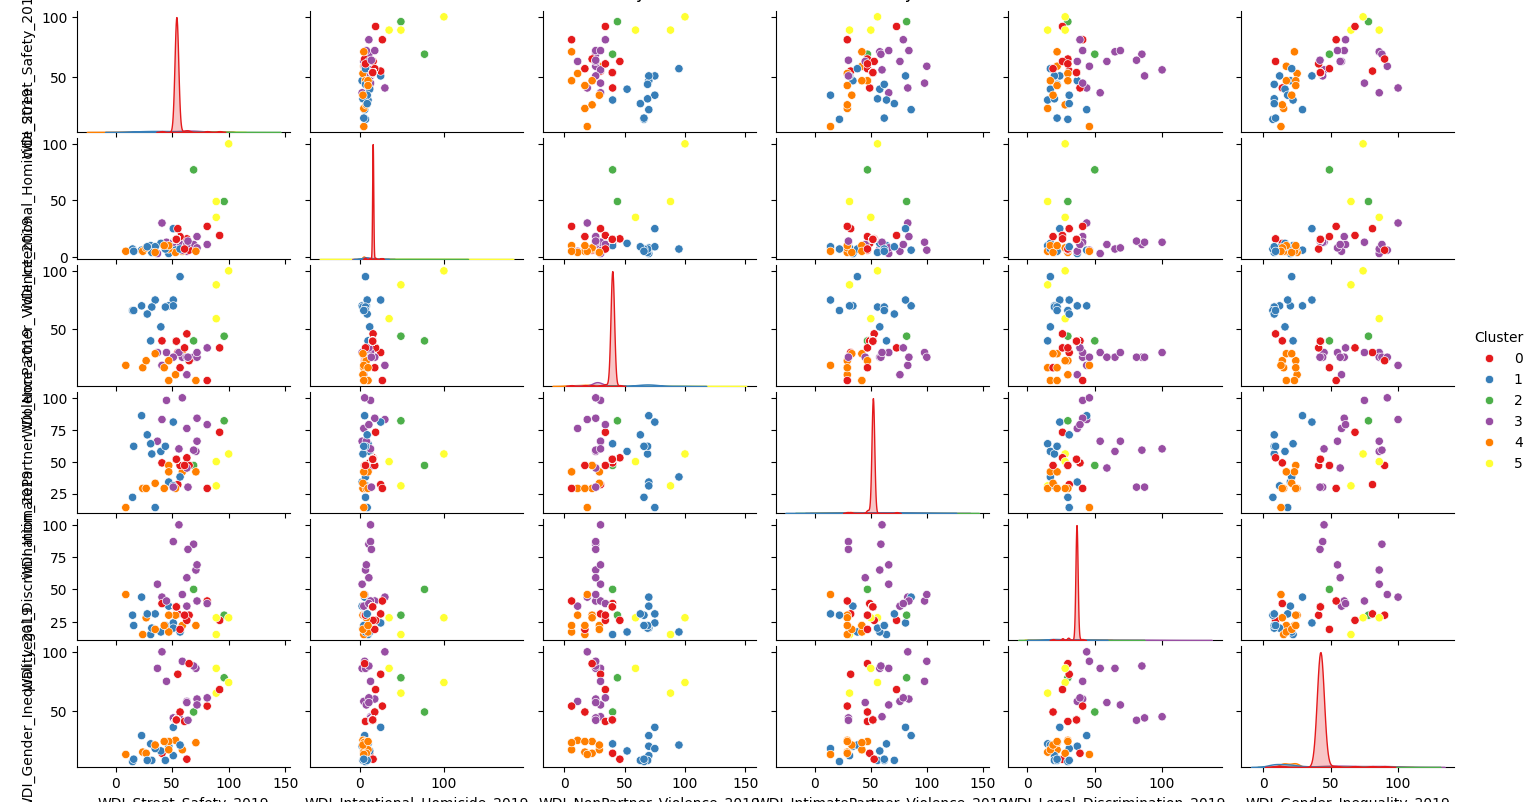

Recreate this plot in Python.
#import numpy as np # linear algebra
import pandas as pd # data processing, CSV file I/O (e.g. pd.read_csv)
from sklearn.preprocessing import StandardScaler
from sklearn.cluster import KMeans
import matplotlib.pyplot as plt
import seaborn as sns
df = pd.read_csv('data.csv')

# Check the data structure
print(df.head())
print(df.info())

# Rename columns for easier access
df.columns = [
    'Country', 'WPSI_2023', 'WDI_Total_2019', 'WDI_Street_Safety_2019', 
    'WDI_Intentional_Homicide_2019', 'WDI_NonPartner_Violence_2019',
    'WDI_IntimatePartner_Violence_2019', 'WDI_Legal_Discrimination_2019', 
    'WDI_Global_Gender_Gap_2019', 'WDI_Gender_Inequality_2019', 
    'WDI_AttitudesTowardViolence_2019'
]

# Option 2: Impute missing values with the mean for numeric columns only
numeric_cols = df.select_dtypes(include=['float64', 'int64']).columns
df[numeric_cols] = df[numeric_cols].fillna(df[numeric_cols].mean())

# Basic descriptive statistics to get an overview of each numeric column
print(df[numeric_cols].describe())

# Select the relevant columns for clustering (based on the variables available)
cluster_columns = ['WDI_Street_Safety_2019', 'WDI_Intentional_Homicide_2019', 
                   'WDI_NonPartner_Violence_2019', 'WDI_IntimatePartner_Violence_2019', 
                   'WDI_Legal_Discrimination_2019', 'WDI_Gender_Inequality_2019']

# Handle missing values (e.g., dropping rows with missing values for simplicity)
df_cleaned = df[cluster_columns].dropna()

# Normalize the data (important for K-means)
scaler = StandardScaler()
normalized_data = scaler.fit_transform(df_cleaned)

# Create a new DataFrame with the normalized data (optional for better understanding)
df_normalized = pd.DataFrame(normalized_data, columns=cluster_columns)
# Elbow method to find the optimal number of clusters
inertia = []
k_range = range(1, 11)  # Try 1 to 10 clusters

for k in k_range:
    kmeans = KMeans(n_clusters=k, random_state=42)
    kmeans.fit(df_normalized)
    inertia.append(kmeans.inertia_)

# Plot the elbow curve
plt.figure(figsize=(8, 6))
plt.plot(k_range, inertia, marker='o', color='blue')
plt.title("Elbow Method for Optimal K")
plt.xlabel("Number of Clusters (K)")
plt.ylabel("Inertia")
plt.show()
# Apply K-Means with the chosen number of clusters (e.g., 3 clusters)
kmeans = KMeans(n_clusters=6, random_state=42)
df['Cluster'] = kmeans.fit_predict(df_normalized)

# Add the cluster labels back to the original DataFrame
df['Cluster'] = df['Cluster'].astype('category')

# Show the first few rows of the DataFrame with the cluster labels
print(df[['Country', 'Cluster']].head())

# Visualization of clusters using pairplot
sns.pairplot(df, hue='Cluster', vars=cluster_columns, palette="Set1")
plt.suptitle("Cluster Analysis of Countries Based on Safety Indicators", y=1.02)
plt.show()

# Alternatively, use a scatter plot (reduce to 2D using PCA or t-SNE for visualization)
from sklearn.decomposition import PCA

# Reduce the data to 2D for visualization
pca = PCA(n_components=2)
principal_components = pca.fit_transform(df_normalized)

# Create a DataFrame with the 2D components and cluster labels
df_pca = pd.DataFrame(principal_components, columns=['PC1', 'PC2'])
df_pca['Cluster'] = df['Cluster']

# Scatter plot of the first two principal components
plt.figure(figsize=(10, 6))
sns.scatterplot(data=df_pca, x='PC1', y='PC2', hue='Cluster', palette='Set1', s=100)
plt.title("PCA of Clustered Countries")
plt.show()
# Analyze the cluster centers to understand the characteristics of each cluster
cluster_centers = kmeans.cluster_centers_
cluster_centers_df = pd.DataFrame(cluster_centers, columns=cluster_columns)
print("Cluster Centers (means of each cluster):\n", cluster_centers_df)

# Check the distribution of countries across clusters
print(df['Cluster'].value_counts())
